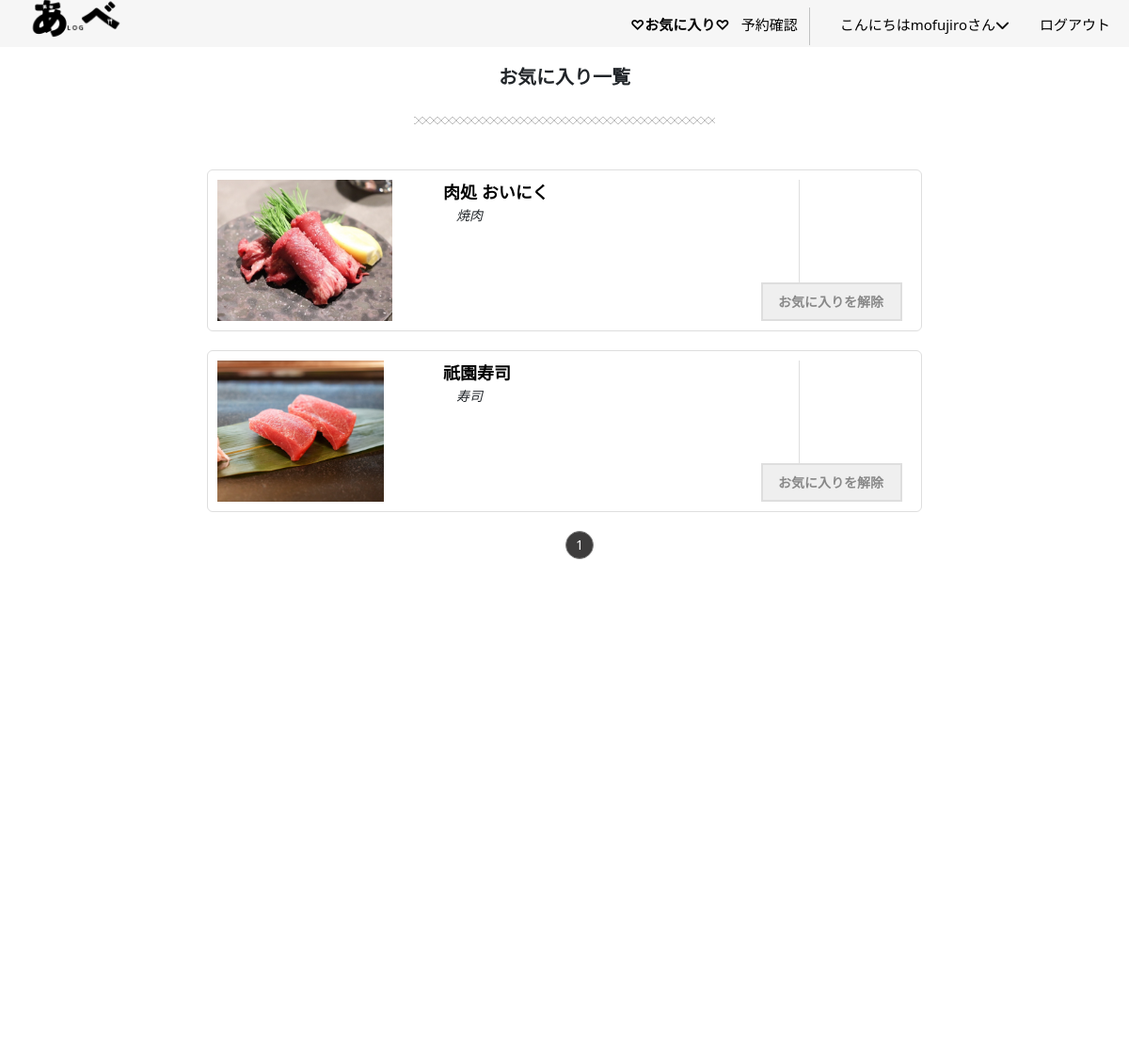
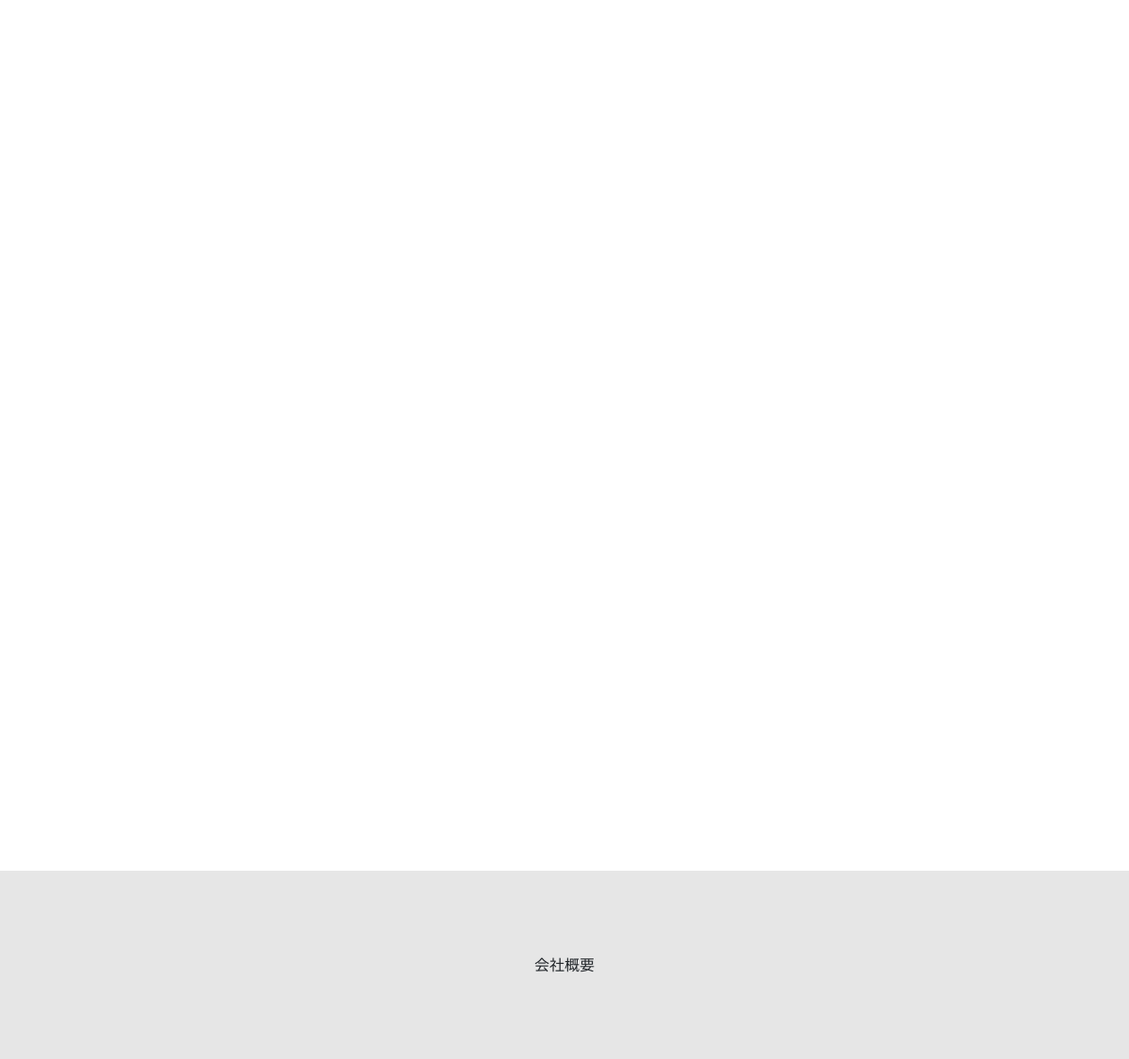
Screenshot of /like-list/ (signed in) with the database file from the repository (2 pictures, top to bottom).
### accounts/models.py (models this page shows)
class CustomUser(AbstractUser):
    email =models.EmailField(verbose_name='メールアドレス', unique=True, blank=False, null=False, default='') #unique:そのフィールドに保存される値がデータベース内で一意である必要がある(重複を許さない)
    full_name = models.CharField(verbose_name='名前', max_length=30, blank=False, null=False, default='')
    furigana = models.CharField(validators=[katakana_regex], verbose_name='フリガナ*スペースなし', max_length=30, blank=False, null=False, default='')
    handle = models.CharField(verbose_name='ニックネーム',max_length=50,default='',blank=False, null=False)
    postal_code = models.CharField(validators=[postal_code_regex], max_length=7, verbose_name='郵便番号*ハイフンなし', blank=False, null=False, default='')
    address = models.CharField(verbose_name='住所',max_length=50,blank=False, null=False, default='')
    phone_number = models.CharField(verbose_name='電話番号（例: 090-1234-5678）', max_length=20, validators=[phone_number_regex],blank=False, null=False, default='')
    class Meta:
        verbose_name_plural = 'CustomUser'

### gourmet/models.py (models this page shows, shortened)
class Like(models.Model):
    user = models.ForeignKey(CustomUser, verbose_name='ユーザー',on_delete=models.PROTECT)
    fav = models.ForeignKey(StoreInfo, verbose_name='お気に入り店舗', on_delete=models.CASCADE) #StoreInfoクラスの各インスタンスを識別するための変数
    create_at = models.DateTimeField(auto_now_add=True)
    class Meta:
        constraints = [
            UniqueConstraint(fields=['user','fav'], name='unique_user_fav')
        ]

class StoreInfo(models.Model):
    user = models.ForeignKey(CustomUser, verbose_name='ユーザー',on_delete=models.PROTECT)
    store_name = models.CharField(verbose_name='店舗名',max_length=40)
    category = models.ForeignKey(Category,verbose_name='ジャンル',on_delete=models.CASCADE)
    store_detail = models.TextField(verbose_name='店舗詳細',blank=True, null=True)
    store_address = models.TextField(verbose_name='店舗住所',blank=True,null=True)
    photo1 = models.ImageField(verbose_name='写真1',blank=True,default='noImage.png')
    photo2 = models.ImageField(verbose_name='写真2',blank=True,default='noImage.png')
    photo3 = models.ImageField(verbose_name='写真3',blank=True,default='noImage.png')
    create_at = models.DateTimeField(verbose_name='作成日時',auto_now_add=True)
    updated_at = models.DateTimeField(verbose_name='更新日時',auto_now=True)
    class Meta:
        verbose_name_plural = 'StoreInfo'

class Category(models.Model):
    category_choices = [
    ('和食', '和食'),
    ('中華', '中華'),
    ('イタリアン', 'イタリアン'),
    ('フレンチ', 'フレンチ'),
    ('寿司','寿司'),
    ('焼肉','焼肉'),
    ('韓国料理','韓国料理'),
    ('タイ料理','タイ料理'),
    ('スペイン料理','スペイン料理'),
    ('海鮮','海鮮'),
    ('洋食','洋食'),
    ('バー','バー'),
    ('ハンバーガー','ハンバーガー'),
    ('スイーツ','スイーツ'),
    ('カレー','カレー'),
    ('鉄板焼き/お好み','鉄板焼き/お好み'),
    ('ラーメン','ラーメン'),
    ('その他(ベーカリー)','その他(ベーカリー)'),
    ('串/揚げ物','串/揚げ物')
]
    category = models.CharField(verbose_name='ジャンル', choices=category_choices, max_length=50,null=True,blank=True)
    def __str__(self):
        return dict(self.category_choices)[self.category]

### gourmet/views.py (the view)
# urls.py: path('like-list/',views.LikeListView.as_view(),name='like_list'),
class LikeListView(LoginRequiredMixin,generic.ListView):
    model = Like
    template_name = 'like_list.html'
    paginate_by = 5
    def get_queryset(self):
        return Like.objects.filter(user=self.request.user)

### gourmet/context_processors.py (called while the page is built)
def member_status(request):
    if request.user.is_authenticated:
        from gourmet.models import Member
        is_member = Member.objects.filter(user=request.user).exists()
        return {'is_member': is_member}
    return {'is_member': False}

### gourmet/templates/like_list.html (shortened to what this page needs)
{% extends 'base.html' %}
{% load static %}
{% block active-effe %}active{% endblock %}
{% block contents %}
<div class="a_detail">
    <div class="store-h1">
        <h1>お気に入り一覧</h1>
    </div>
    <hr class="hr1 mb-5">
        {% for object in object_list %}
        <div class="fav-list">
        <a href="{% url 'gourmet:detail' object.fav.id  %}"><img src="{{ object.fav.photo1.url}}" class="img-thumbnail0" style="max-width: 100%; max-height: 150px;" alt="..."></a></td>
            <div class="fav-text col-md-6">
                <a href="{% url 'gourmet:detail' object.fav.id  %}"><strong style="font-size: 18px; color: black;">{{object.fav.store_name}}</strong></a>
                <br>
                <p style="text-indent: 1em; font-style: italic;">{{object.fav.category}}</p>
            </div>
            <div class="fabtn-container">
                <form class="list-form" method="post" action="{% url 'gourmet:toggle-fav' store_id=object.fav.id %}">
                    <button type="submit" class="list-btn btn-design">
                        お気に入りを解除
                    </button>
                  </form>
            </div>
        </div>
        {% empty %}
        <p class="mt-5">お気に入りはありません。</p>
        {% endfor %}
        <ul class="Pagination">
            {% for num in page_obj.paginator.page_range %}
            <li class="Pagination-Item">
                <a class="Pagination-Item-Link {% if page_obj.number == num %}isActive{% endif %}" href="?page={{ num }}"><span>{{ num }}</span></a>
            </li>
            {% endfor %}
        </ul>
</div>
{% endblock %}

### gourmet/templates/base.html (shortened to what this page needs)
{% load static %}
<!DOCTYPE html>
<html lang="ja">
<head>
    <link rel="stylesheet" type="text/css" href="{% static 'css/mystyle.css' %}">
    <link href="https://cdn.jsdelivr.net/npm/bootstrap@5.3.0-alpha3/dist/css/bootstrap.min.css" rel="stylesheet">
    <link rel="stylesheet" type="text/css" href="https://unpkg.com/swiper@8/swiper.min.css">
    <link href="https://cdn.jsdelivr.net/npm/bootstrap-icons/font/bootstrap-icons.css" rel="stylesheet">
    <link rel="stylesheet" href="https://cdn.jsdelivr.net/npm/destyle.css@3.0.2/destyle.min.css">
</head>
<body>
    <div>
        <header class="header">
            <div class="header__inner">
              <h1 class="header__title header-title">
                <a href="{% url 'gourmet:top'%}">
                  <img src="{% static 'images/abelog_logo.png' %}" alt="ロゴ画像">
                </a>
              </h1>
              <nav class="header__nav nav" id="js-nav">
                <ul class="nav__items nav-items">
                  {% if user.is_authenticated %}
                    <li class="nav-items__item nav-active {% block active-effe %}{% endblock %}"><a href="{% url 'gourmet:like_list'%}">♡お気に入り♡</a></li>
                    <li class="nav-items__item nav-active {% block active-effe2 %}{% endblock %}"><a href="{%url 'gourmet:reserve_list'%}">予約確認</a></li>
                    <li class="nav-items__item" id="menu__item">
                      <a href="{% url 'gourmet:profile' %}" class="menu__link nav-active {% block active-effe3 %}{% endblock %}">こんにちは{{ user.username }}さん<i class="fa-solid fa-chevron-down"></i></a>
                    </li>
                    <li class="nav-items__item"><a href="{% url 'account_logout'%}">ログアウト</a></li>
                  {% endif %}
                  </ul>
              </nav>
            </div>
      </header>
        <main>
          <div class="main">
            {% block contents %}{% endblock %}
          </div>
        </main>
        <footer class="footer">
          <div>
            会社概要
          </div>
        </footer>
      </div>
</body>
</html>

### rows the page displays
CustomUser: username "mofujiro"
Like: fav.photo1 (picture), fav.store_name "肉処 おいにく", fav.category "焼肉"
Like: fav.photo1 (picture), fav.store_name "祇園寿司", fav.category "寿司"

### other values shown
{{ num }} "1"
